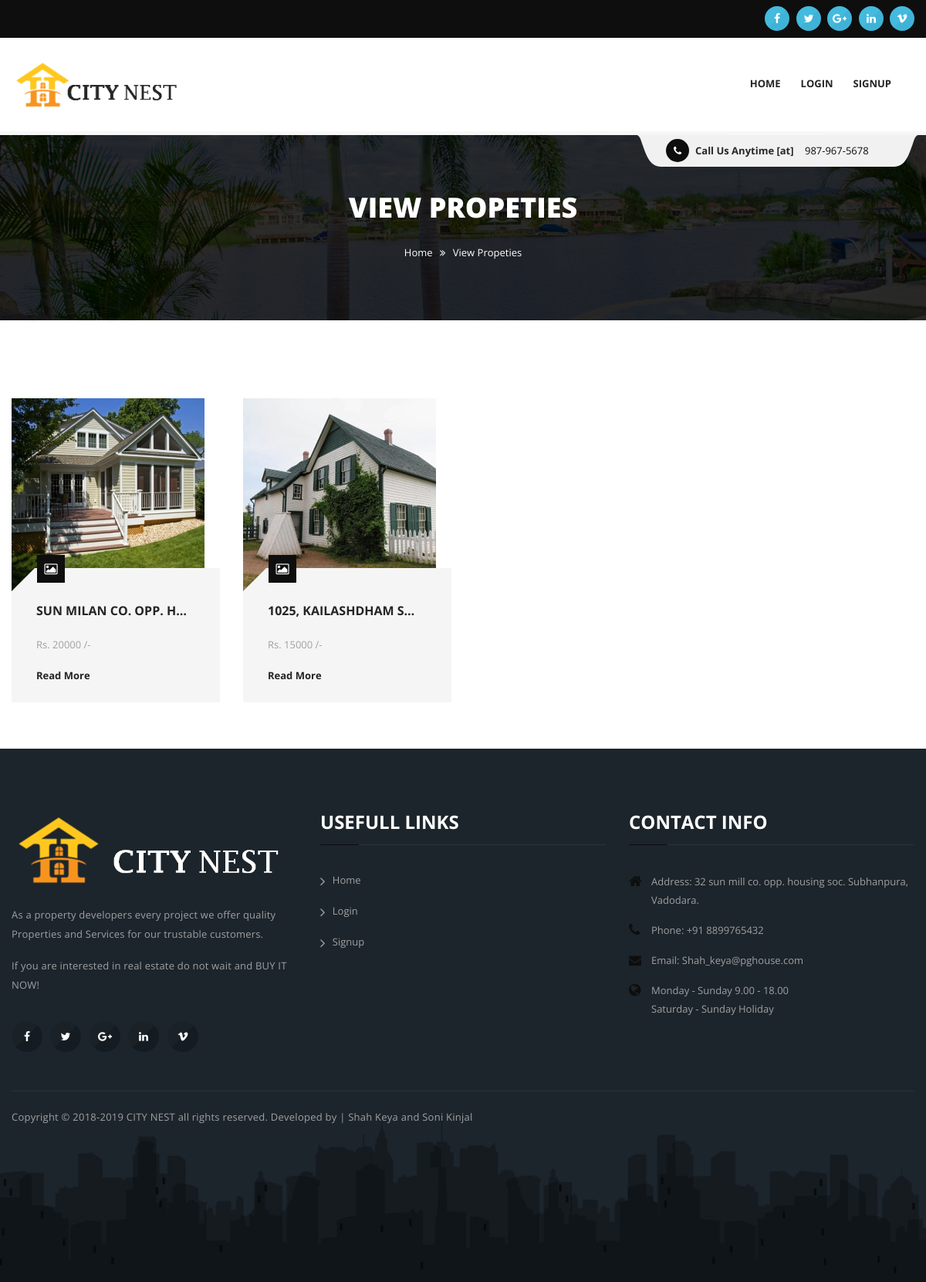
The page /viewproperties.php on the database its author committed.
### tables this page shows
CREATE TABLE IF NOT EXISTS `p_g_house` (
  `houseid` int(11) NOT NULL AUTO_INCREMENT,
  `hdescription` text NOT NULL,
  `address` varchar(100) NOT NULL,
  `hfloor` varchar(30) NOT NULL,
  `hrent` varchar(20) NOT NULL,
  `himg` varchar(255) NOT NULL,
  PRIMARY KEY (`houseid`)
);

### viewproperties.php (the view, shortened to what this page needs)
<?php require "header.php";
	  require "menu.php";
	  $sql="SELECT * FROM p_g_house";
$result=mysqli_query($conn,$sql);
?>
		<section id="inner_banner">
			<div class="overlay">
				<div class="container">
					<div class="title">
						<h2>View Propeties</h2>
						<ul>
							<li><a href="index.php">Home</a></li>
							<li><i class="fa fa-angle-double-right"></i></li>
							<li><a href="">View Propeties</a></li>
						</ul>
					</div>
				</div>
			</div>
		</section>
		<div class="blog_grid_view blog container">
			<div class="row">
				<div class="col-lg-12 col-md-12 col-sm-12 col-xs-12 post_wrapper">
					<div class="row">
						<?php while($row = mysqli_fetch_array($result,MYSQLI_BOTH)) { ?>
						<div class="col-lg-3 col-md-3 col-sm-3 col-xs-12">
							<div class="blog_single_grid">
								<div class="img_holder">
									<img src="admin/<?php echo $row['himg']; ?>" alt="images" class="img-responsive">
								</div>
								<div class="post">
									<span><i class="fa fa-picture-o"></i></span>
									<h5><a href="orderplace.php?eid=<?php echo $row['houseid'] ?>" class="cut-text"><?php echo $row['address']; ?></a></h5>
									<p>Rs. <?php echo $row['hrent']; ?> /- </p>
									<a href="orderplace.php?eid=<?php echo $row['houseid'] ?>" class="tran3s">Read More</a>
								</div>
							</div>
						</div>
						<?php } ?>
					</div>
				</div>
			</div>
		</div>
<?php require"footer.php" ?>

### css/responsive/responsive.css (style rules this page uses)
@media (min-width: 992px) { .container { padding-left: 0 !important; padding-right: 0 !important; } }

### viewproperties.php (style rules this page uses)
.cut-text { text-overflow: ellipsis; overflow: hidden; width: 200px; height: 1.8em; white-space: nowrap; }

### rows shown on the page
p_g_house: himg (picture), address "SUN MILAN CO. OPP. H…", hrent "20000"
p_g_house: himg (picture), address "1025, KAILASHDHAM S…", hrent "15000"
